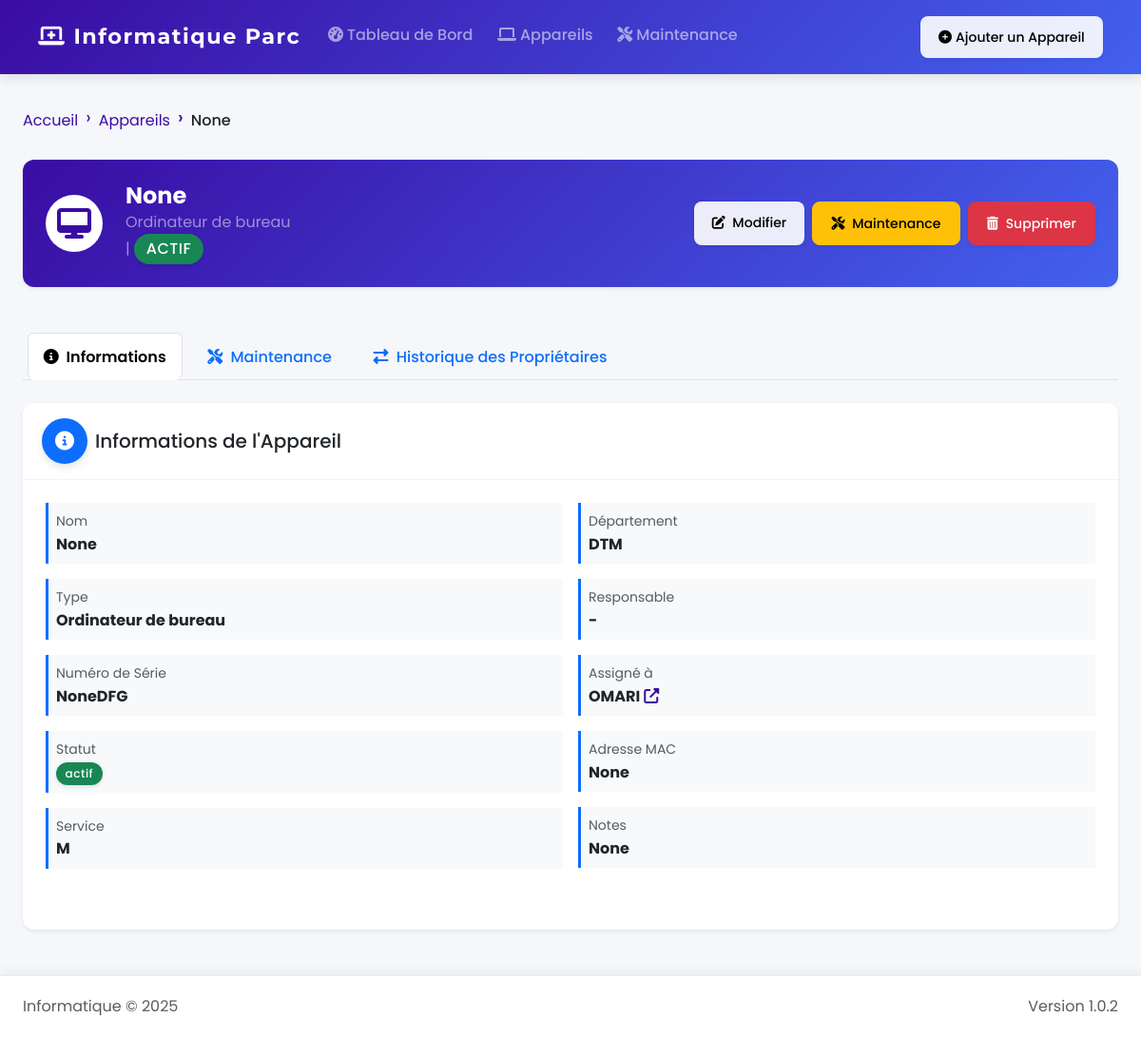
The page /device/2 on the database as committed earlier.
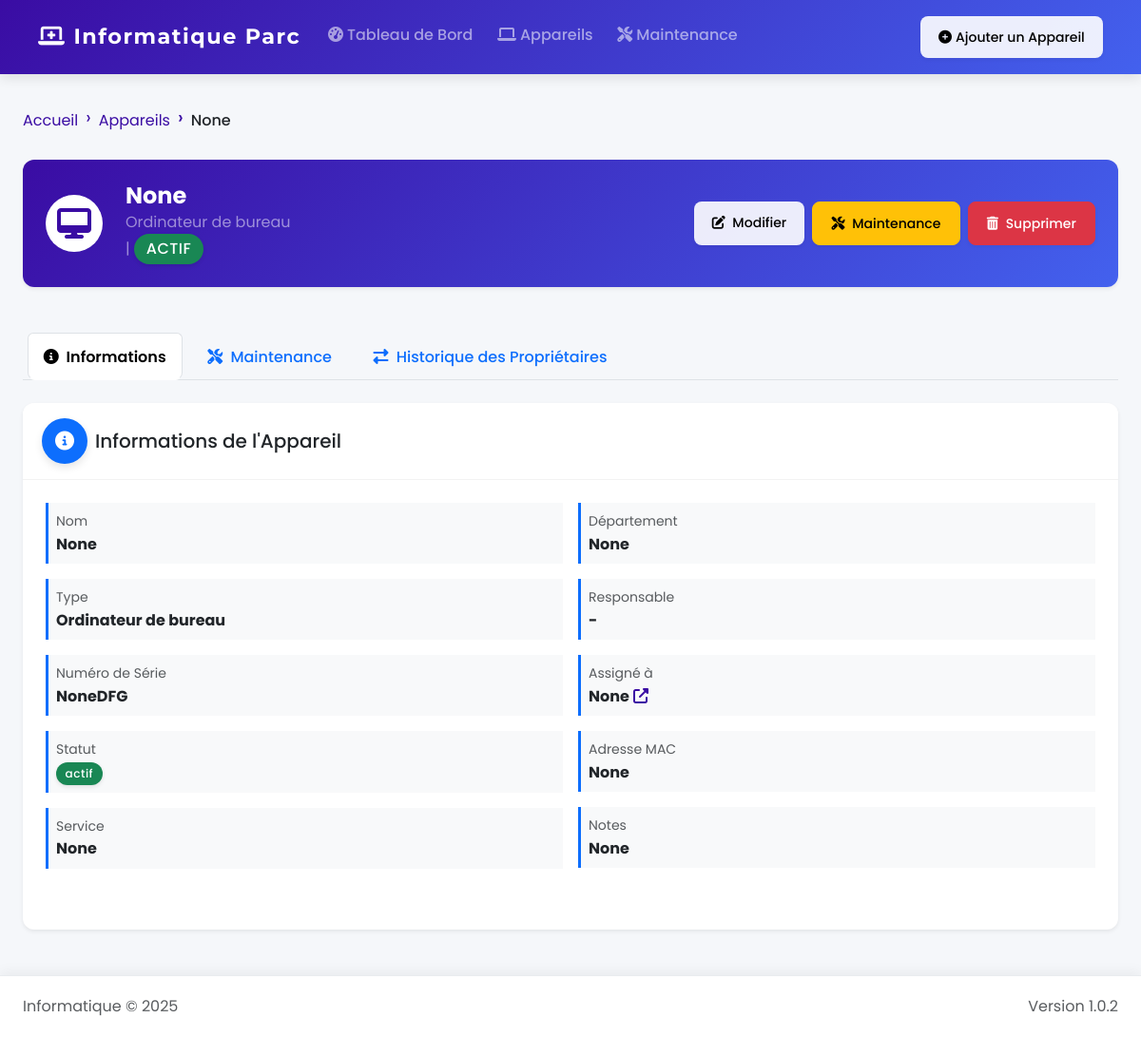
The same page on the database as committed later.
### app.py (models this page shows, shortened)
class Device(db.Model):
    id = db.Column(db.Integer, primary_key=True)
    name = db.Column(db.String(100), nullable=False)
    type = db.Column(db.String(50), nullable=False)
    serial_number = db.Column(db.String(100), nullable=False, unique=True)
    status = db.Column(db.String(20), default='actif')
    assigned_to = db.Column(db.String(100))
    service = db.Column(db.String(100))
    department = db.Column(db.String(100))
    mac_address = db.Column(db.String(17))
    notes = db.Column(db.Text)
    maintenance_records = db.relationship('MaintenanceRecord', backref='device', lazy=True, cascade="all, delete-orphan")

### app.py (the view)
@app.route('/device/<int:device_id>')
def device_details(device_id):
    device = Device.query.get_or_404(device_id)
    maintenance_records = MaintenanceRecord.query.filter_by(device_id=device_id).order_by(MaintenanceRecord.maintenance_date.desc()).all()
    current_date = datetime.now().date()
    return render_template('device_details.html', device=device, maintenance_records=maintenance_records, current_date=current_date)

### app.py (called while the page is built)
@app.context_processor
def utility_processor():
    return dict(now=datetime.now)

### templates/device_details.html (shortened to what the changed rows need)
{% extends "layout.html" %}
{% block content %}
<div class="container-fluid px-0">
    <nav aria-label="breadcrumb" class="mb-3">
        <ol class="breadcrumb">
            <li class="breadcrumb-item"><a href="{{ url_for('index') }}">Accueil</a></li>
            <li class="breadcrumb-item"><a href="{{ url_for('devices') }}">Appareils</a></li>
            <li class="breadcrumb-item active text-truncate">{{ device.name }}</li>
        </ol>
    </nav>
    <div class="row mb-4">
        <div class="col-md-12">
            <div class="card shadow-sm border-0 bg-gradient-primary text-white">
                <div class="card-body py-3 py-md-4">
                    <div class="d-flex flex-column flex-md-row justify-content-between align-items-start align-items-md-center">
                        <div class="d-flex align-items-center mb-3 mb-md-0">
                            <div>
                                <h2 class="mb-0 fw-bold fs-4 fs-md-2">{{ device.name }}</h2>
                                <p class="text-white-50 mb-0 fs-6 fs-md-5">
                                    {{ device.type|capitalize }} |
                                    <span class="badge bg-{{ 'success' if device.status == 'actif' else 'warning' if device.status == 'en maintenance' else 'danger' }} fs-6">
                                        {{ device.status|upper }}
                                    </span>
                                </p>
                            </div>
                        </div>
                    </div>
                </div>
            </div>
        </div>
    </div>
    <div class="tab-content" id="deviceTabsContent">
        <div class="tab-pane fade show active" id="info" role="tabpanel" aria-labelledby="info-tab">
            <div class="row">
                <div class="col-md-12 mb-4">
                    <div class="card shadow-sm border-0 h-100">
                        <div class="card-body">
                            <div class="row g-2 g-md-3">
                                <div class="col-12 col-sm-6">
                                    <div class="info-group mb-2 mb-md-3 p-2 border-start border-primary border-3 bg-light">
                                        <div class="text-muted small">Nom</div>
                                        <div class="fw-bold text-break">{{ device.name }}</div>
                                    </div>
                                    <div class="info-group mb-2 mb-md-3 p-2 border-start border-primary border-3 bg-light">
                                        <div class="text-muted small">Type</div>
                                        <div class="fw-bold">{{ device.type|capitalize }}</div>
                                    </div>
                                    <div class="info-group mb-2 mb-md-3 p-2 border-start border-primary border-3 bg-light">
                                        <div class="text-muted small">Numéro de Série</div>
                                        <div class="fw-bold text-break">{{ device.serial_number }}</div>
                                    </div>
                                    <div class="info-group mb-2 mb-md-3 p-2 border-start border-primary border-3 bg-light">
                                        <div>
                                            <span class="badge bg-{{ 'success' if device.status == 'actif' else 'warning' if device.status == 'en maintenance' else 'secondary' }}">
                                                {{ device.status }}
                                            </span>
                                        </div>
                                    </div>
                                    <div class="info-group mb-2 mb-md-3 p-2 border-start border-primary border-3 bg-light">
                                        <div class="text-muted small">Service</div>
                                        <div class="fw-bold">{{ device.service or '-' }}</div>
                                    </div>
                                </div>
                                <div class="col-12 col-sm-6">
                                    <div class="info-group mb-2 mb-md-3 p-2 border-start border-primary border-3 bg-light">
                                        <div class="text-muted small">Département</div>
                                        <div class="fw-bold">{{ device.department or '-' }}</div>
                                    </div>
                                    <div class="info-group mb-2 mb-md-3 p-2 border-start border-primary border-3 bg-light">
                                        <div class="fw-bold d-flex align-items-center flex-wrap">
                                            {% if device.assigned_to %}
                                                <span class="text-break me-1">{{ device.assigned_to }}</span>
                                                <a href="{{ url_for('devices_by_assigned', assigned_to=device.assigned_to) }}" class="text-primary" data-bs-toggle="tooltip" title="Voir tous les appareils assignés à cette personne">
                                                    <i class="fas fa-external-link-alt"></i>
                                                </a>
                                            {% else %}
                                                -
                                            {% endif %}
                                        </div>
                                    </div>
                                    <div class="info-group mb-2 mb-md-3 p-2 border-start border-primary border-3 bg-light">
                                        <div class="text-muted small">Adresse MAC</div>
                                        <div class="fw-bold text-break">{{ device.mac_address or '-' }}</div>
                                    </div>
                                    <div class="info-group mb-2 mb-md-3 p-2 border-start border-primary border-3 bg-light">
                                        <div class="text-muted small">Notes</div>
                                        <div class="fw-bold text-break">{{ device.notes or '-' }}</div>
                                    </div>
                                </div>
                            </div>
                        </div>
                    </div>
                </div>
            </div>
        </div>
    </div>
</div>
{% endblock %}

Rows that differ between the two databases and show on the page:
changed Device "None": service "M" → "None"; department "DTM" → "None"; assigned_to "OMARI" → "None"
